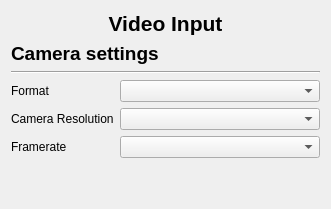
     <widget class="QWidget" name="InputTab">
      <attribute name="title">
       <string>Input</string>
      </attribute>
      <layout class="QGridLayout" name="gridLayout_3">
       <item row="5" column="0">
        <widget class="QLabel" name="framerate_label">
         <property name="text">
          <string>Framerate</string>
         </property>
        </widget>
       </item>
       <item row="5" column="1">
        <widget class="QComboBox" name="framerate_box">
         <property name="minimumSize">
          <size>
           <width>200</width>
           <height>0</height>
          </size>
         </property>
        </widget>
       </item>
       <item row="3" column="0">
        <widget class="QLabel" name="format_label">
         <property name="text">
          <string>Format</string>
         </property>
        </widget>
       </item>
       <item row="3" column="1">
        <widget class="QComboBox" name="format_box">
         <property name="minimumSize">
          <size>
           <width>200</width>
           <height>0</height>
          </size>
         </property>
         <property name="maximumSize">
          <size>
           <width>164</width>
           <height>16777215</height>
          </size>
         </property>
        </widget>
       </item>
       <item row="4" column="1">
        <widget class="QComboBox" name="resolution">
         <property name="minimumSize">
          <size>
           <width>200</width>
           <height>0</height>
          </size>
         </property>
         <property name="maximumSize">
          <size>
           <width>164</width>
           <height>16777215</height>
          </size>
         </property>
        </widget>
       </item>
       <item row="1" column="0" colspan="2">
        <widget class="QLabel" name="Input">
         <property name="font">
          <font>
           <pointsize>14</pointsize>
           <bold>true</bold>
          </font>
         </property>
         <property name="text">
          <string>Camera settings</string>
         </property>
        </widget>
       </item>
       <item row="9" column="0" colspan="2">
        <spacer name="verticalSpacer_2">
         <property name="orientation">
          <enum>Qt::Vertical</enum>
         </property>
         <property name="sizeHint" stdset="0">
          <size>
           <width>20</width>
           <height>40</height>
          </size>
         </property>
        </spacer>
       </item>
       <item row="2" column="0" colspan="2">
        <widget class="Line" name="line_3">
         <property name="orientation">
          <enum>Qt::Horizontal</enum>
         </property>
        </widget>
       </item>
       <item row="0" column="0" colspan="2">
        <widget class="QLabel" name="label">
         <property name="font">
          <font>
           <pointsize>16</pointsize>
           <bold>true</bold>
          </font>
         </property>
         <property name="text">
          <string>Video Input</string>
         </property>
         <property name="alignment">
          <set>Qt::AlignCenter</set>
         </property>
        </widget>
       </item>
       <item row="4" column="0">
        <widget class="QLabel" name="ResolutionLabel">
         <property name="text">
          <string>Camera Resolution</string>
         </property>
        </widget>
       </item>
      </layout>
     </widget>
